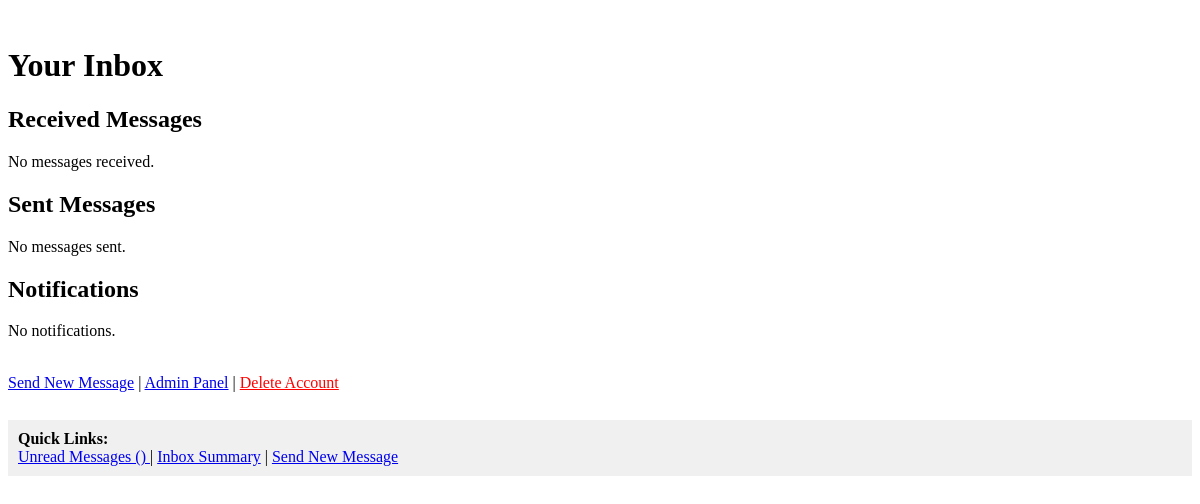
Before: /messaging/inbox/ (signed in) with the older database file.
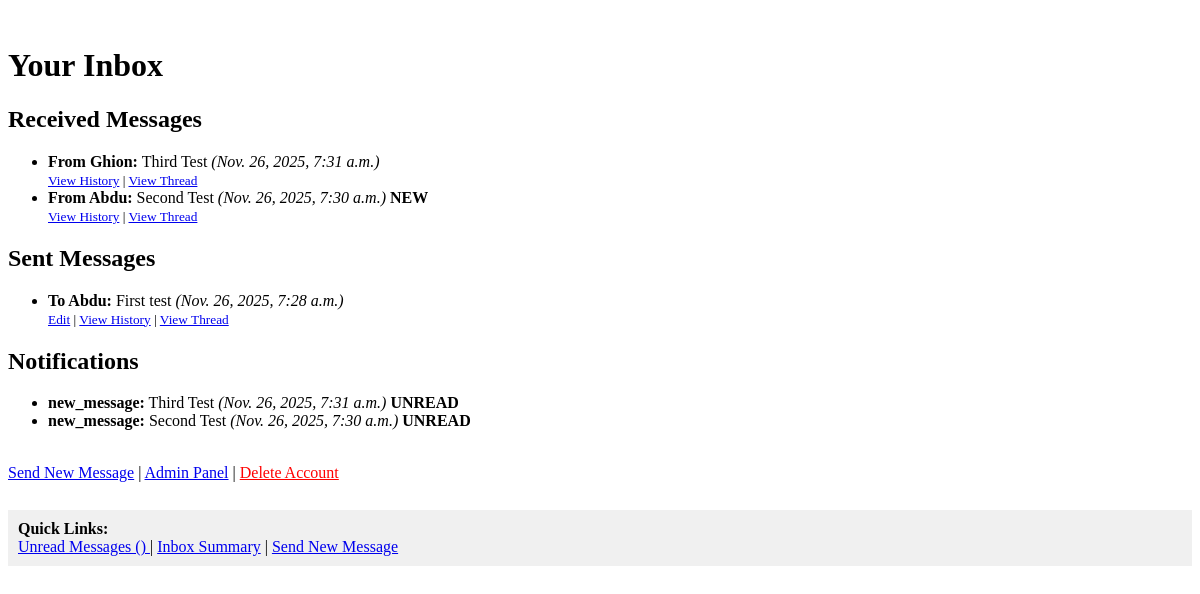
After: the same page with the newer database file.
### messaging/models.py (models this page shows, shortened)
class Message(models.Model):
    sender = models.ForeignKey(User, on_delete=models.SET_NULL, null=True, blank=True, related_name='sent_messages')
    receiver = models.ForeignKey(User, on_delete=models.SET_NULL, null=True, blank=True, related_name='received_messages')
    content = models.TextField()
    timestamp = models.DateTimeField(default=timezone.now)
    read = models.BooleanField(default=False)
    edited = models.BooleanField(default=False)
    last_edited = models.DateTimeField(null=True, blank=True)
    parent_message = models.ForeignKey(
        'self',
        on_delete=models.CASCADE,
        null=True,
        blank=True,
        related_name='replies'
    )
    objects = models.Manager()
    unread = UnreadMessagesManager()
    class Meta:
        ordering = ['-timestamp']
        indexes = [
            models.Index(fields=['parent_message', 'timestamp']),
            models.Index(fields=['sender', 'receiver', 'timestamp']),
            models.Index(fields=['receiver', 'read']),
        ]

class Notification(models.Model):
    user = models.ForeignKey(User, on_delete=models.CASCADE, related_name='notifications')
    message = models.ForeignKey('Message', on_delete=models.CASCADE)
    notification_type = models.CharField(max_length=50, default='new_message')
    created_at = models.DateTimeField(default=timezone.now)
    read = models.BooleanField(default=False)
    class Meta:
        ordering = ['-created_at']

### messaging/views.py (the view)
# urls.py: path('inbox/', views.inbox, name='inbox'),
@login_required
@cache_page(60)
def inbox(request):
    received_messages = Message.objects.filter(receiver=request.user)
    sent_messages = Message.objects.filter(sender=request.user)
    notifications = Notification.objects.filter(user=request.user)
    return render(request, 'messaging/inbox.html', {
        'received_messages': received_messages,
        'sent_messages': sent_messages,
        'notifications': notifications
    })

### messaging/templates/messaging/inbox.html (shortened to what this page needs)
﻿{% load cache %}
<!DOCTYPE html>
<html>
  <head>
  </head>
  <body>
    <h1>Your Inbox</h1>
    <h2>Received Messages</h2>
    {% if received_messages %}
    <ul>
      {% for message in received_messages %}
      <li>
        <strong>From {{ message.sender.username }}:</strong>
        {{ message.content }}
        <em>({{ message.timestamp }})</em>
        <span>
          {% if not message.read %}
          <strong>NEW</strong>
          {% endif %}
        </span>
        <br />
        <small>
          <a href="{% url 'message_history' message.id %}">View History</a> |
          <a href="{% url 'threaded_conversation' message.id %}">View Thread</a>
        </small>
      </li>
      {% endfor %}
    </ul>
    {% else %}
    <p>No messages received.</p>
    {% endif %}
    <h2>Sent Messages</h2>
    {% if sent_messages %}
    <ul>
      {% for message in sent_messages %}
      <li>
        <strong>To {{ message.receiver.username }}:</strong>
        {{ message.content }}
        <em>({{ message.timestamp }})</em>
        <br />
        <small>
          <a href="{% url 'edit_message' message.id %}">Edit</a> |
          <a href="{% url 'message_history' message.id %}">View History</a> |
          <a href="{% url 'threaded_conversation' message.id %}">View Thread</a>
        </small>
      </li>
      {% endfor %}
    </ul>
    {% else %}
    <p>No messages sent.</p>
    {% endif %}
    <h2>Notifications</h2>
    {% if notifications %}
    <ul>
      {% for notification in notifications %}
      <li>
        <strong>{{ notification.notification_type }}:</strong>
        {{ notification.message.content|truncatewords:10 }}
        <em>({{ notification.created_at }})</em>
        {% if not notification.read %}
        <strong>UNREAD</strong>
        {% endif %}
      </li>
      {% endfor %}
    </ul>
    {% else %}
    <p>No notifications.</p>
    {% endif %}
    <br />
    <a href="{% url 'send_message' %}">Send New Message</a> |
    <a href="/admin/">Admin Panel</a> |
    <a href="{% url 'delete_user' %}" style="color: red">Delete Account</a>
    <br /><br />
    <div style="background: #f0f0f0; padding: 10px; margin: 10px 0">
      <strong>Quick Links:</strong><br />
      <a href="{% url 'unread_inbox' %}">
        Unread Messages ({{ unread_count }})
      </a>
      | <a href="{% url 'inbox_summary' %}">Inbox Summary</a> |
      <a href="{% url 'send_message' %}">Send New Message</a>
    </div>
  </body>
</html>

Changed rows visible on the page:
added Message: sender.username "Ghion", content "Third Test", timestamp "Nov. 26, 2025, 7:31 a.m.", shown under "Received Messages"
added Message: sender.username "Abdu", content "Second Test", timestamp "Nov. 26, 2025, 7:30 a.m.", read "NEW", shown under "Received Messages"
added Message: receiver.username "Abdu", content "First test", timestamp "Nov. 26, 2025, 7:28 a.m.", shown under "Sent Messages"
added Notification: notification_type "new_message", message.content "Third Test", created_at "Nov. 26, 2025, 7:31 a.m.", read "UNREAD"
added Notification: notification_type "new_message", message.content "Second Test", created_at "Nov. 26, 2025, 7:30 a.m.", read "UNREAD"
Other visible differences:
text no longer shown: "No messages received. No messages sent. No notifications."
